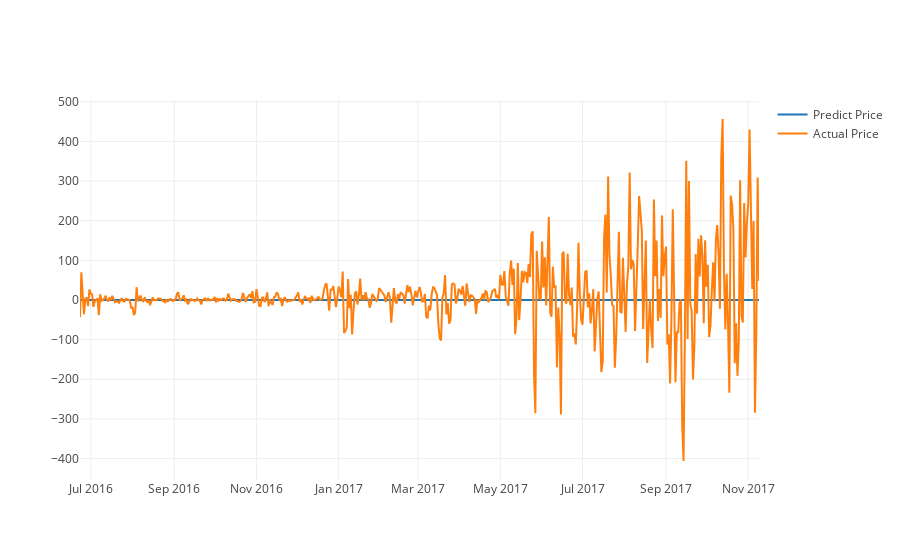

This figure's notebook cell:
### Code cell
'''
Using different normalization techniques on the data.
Using the difference instead of actual values.
'''
def difference(dataset, interval=1):
    diff = np.ndarray(shape=(len(dataset) - interval, 1))
    for i in range(interval, len(dataset)):
        value = dataset[i] - dataset[i - interval]
        diff[i-interval,:] = value
        
    return diff
 
# invert differenced value
def inverse_difference(history, yhat, interval=1):
    return yhat + history[-interval]

def create_data(df, look_back=1):
    '''
    This function specifically passes in a lookback of 2. We want to consider two previous values for this instance
    '''
    price = df['new_weighted_price'].values
    values = difference(price, interval=1).reshape(-1,1)
    values = values.astype('float32')
    scaler = MinMaxScaler(feature_range=(0, 1))
    values = scaler.fit_transform(values)

    train_size = int(len(values) * 0.7)
    test_size = len(values) - train_size
    train, test = values[0:train_size,:], values[train_size:len(values),:]

    val = series_to_supervised(data=train, n_out=look_back).values
    trainX, trainY = val[:,0:look_back], val[:, look_back]
    trainX = trainX.reshape(trainX.shape[0], look_back, 1)
    print(trainX)

    val = series_to_supervised(data=test, n_out=look_back).values
    testX, testY = val[:,0:look_back], val[:, look_back]
    testX = testX.reshape(testX.shape[0], look_back, 1)
    
    return trainX, trainY, testX, testY, scaler


def create_model(trainX, trainY, testX, testY, neurons):
    '''
    Create a model based on 'weighed_average' variable. 
    This model will not be stateful. 
    ''' 

    model = Sequential()
    model.add(LSTM(neurons, 
               input_shape=(trainX.shape[1], trainX.shape[2]), return_state=False,
               dropout=0.1))
    model.add(Dense(1))
    model.compile(loss='mae', optimizer='adam')
    history = model.fit(trainX, trainY, epochs=300, batch_size=50, validation_data=(testX, testY), verbose=1, shuffle=False)

    return model 


trainX, trainY, testX, testY, scaler = create_data(df)
# Testing multiple neurons, 150 had the best MSE over 200, 175, 100, 50
model = create_model(trainX, trainY, testX, testY, neurons=150)

expected_test = model.predict(testX)
yhat_inverse = scaler.inverse_transform(expected_test.reshape(-1, 1))
testY_inverse = scaler.inverse_transform(testY.reshape(-1, 1))
print('MSE: ', math.sqrt(mean_squared_error(testY_inverse, yhat_inverse)))

predictDates = df.tail(len(testX)).index
testY_reshape = testY_inverse.reshape(len(testY_inverse))
yhat_reshape = yhat_inverse.reshape(len(yhat_inverse))

actual_chart = go.Scatter(x=predictDates, y=testY_reshape, name= 'Actual Price')
predict_chart = go.Scatter(x=predictDates, y=yhat_reshape, name= 'Predict Price')
py.iplot([predict_chart, actual_chart])

### Figure 1 — Plotly figure (JSON) as saved in the notebook; plotly's stock layout.template omitted (floating-point values rounded to 4 significant figures; data arrays with more than 128 entries replaced by an {"elided": "..."} marker saying what was removed)
{"data": [{"name": "Predict Price", "type": "scatter", "x": {"elided": "505 str values"}, "y": {"elided": "505 float values"}}, {"name": "Actual Price", "type": "scatter", "x": {"elided": "505 str values"}, "y": {"elided": "505 float values"}}], "layout": {}}
